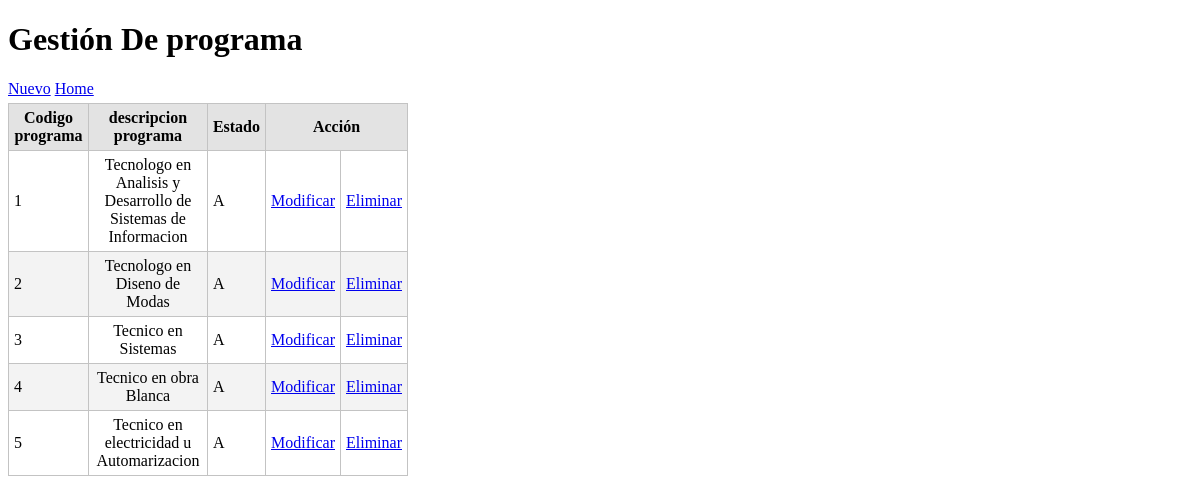
The page /programa/index.php on the database its author committed.
### tables this page shows
CREATE TABLE IF NOT EXISTS `programa` (
  `cod_prog` varchar(60) NOT NULL DEFAULT '',
  `desc_prog` varchar(120) DEFAULT NULL,
  `estado` varchar(20) NOT NULL,
  PRIMARY KEY (`cod_prog`)
);

### programa/view/viewClass.php (called while the page is built, shortened)
<?php
class  viewCLass{
	static public function renderHTML($view, $args = NULL){
	include_once 'template/'.$view;
	}
}
?>

### librerias/dataBaseClass.php (called while the page is built, shortened)
<?php
class dataBaseClass {
  static private $host = 'localhost';
  static private $port = 3306,
          $dbname = 'bd_dersercion',
          $user = 'root',
          $password = '',
          $driver = 'mysql',
          $instance = NULL;
  static public function getInstance() {
    return self::$instance;
  }
  static private function connect() {
    try {
      $dsn = self::$driver
              . ':host='. self::$host
              . ';port=' . self::$port
              . ';dbname=' . self::$dbname;
      self::$instance = new PDO($dsn, self::$user, self::$password);
      return true;
    } catch (PDOException $e) {
      echo $e->getMessage();
    }
  }
}

### programa/model/modelClass.php (called while the page is built, shortened)
<?php
class modelClass {
    static public function getAll() {
        try {
            $sql = 'SELECT programa.cod_prog,  programa.desc_prog, programa.estado  FROM programa';
            return dataBaseClass::getinstance()->query($sql)->fetchAll(PDO::FETCH_ASSOC);
        } catch (PDOException $e) {
            return $e;
        }
    }
}
?>

### programa/view/template/index.php (the view, shortened to what this page needs)
<!DOCTYPE html>
<html lang="es">
    <head>
        <link rel="stylesheet" media="screen" href="css/main.css">
    </head>
    <body>
        <h1>Gestión De programa</h1>
        <div id="lnkNuevo">
            <a href="index.php?action=create">Nuevo</a>
            <td><a href="/mitaller" title="Regresar al inicio">Home</a></td>
        </div>
        <table id="tblContenido">
            <thead>
                <tr>
                    <th>Codigo programa</th>
                    <th>descripcion programa</th>
                    <th>Estado</th>
                    <th colspan="2">Acción</th>
                </tr>
            </thead>
            <tbody>
                <?php foreach ($datos as $row): ?>
                    <tr>
                        <td><?php echo $row['cod_prog']; ?></td>
                        <td><?php echo $row['desc_prog']; ?></td>
                        <td><?php echo $row['estado']; ?></td>
                        <td><a href="index.php?action=update&amp;id=<?php echo $row['cod_prog'] ?>">Modificar</a></td>
                        <td><a  href="index.php?action=delete&amp;id=<?php echo $row['cod_prog'] ?>">Eliminar</a></td>
                    </tr>
                <?php endforeach ?>
            </tbody>
        </table>
    </body>
</html>

### programa/css/main.css (style rules this page uses)
#lnkNuevo { margin-bottom: 5px; }
#tblContenido { border: solid #c3c3c3 1px; width: 400px; border-spacing: 0px; border-collapse: collapse; }
#tblContenido thead tr th { background-color: #e3e3e3; }
#tblContenido tbody tr td, #tblContenido thead tr th { margin: 0px; padding: 0px; border: solid #c3c3c3 1px; padding: 5px; }
#tblContenido tbody tr:nth-child(2n) { background-color: #f3f3f3; }
#tblContenido tbody tr td:last-child, #tblContenido tbody tr td:nth-child(2) { text-align: center; }

### rows shown on the page
programa: cod_prog "1", desc_prog "Tecnologo en Analisis y Desarrollo de Sistemas de Informacion", estado "A"
programa: cod_prog "2", desc_prog "Tecnologo en Diseno de Modas", estado "A"
programa: cod_prog "3", desc_prog "Tecnico en Sistemas", estado "A"
programa: cod_prog "4", desc_prog "Tecnico en obra Blanca", estado "A"
programa: cod_prog "5", desc_prog "Tecnico en electricidad u Automarizacion", estado "A"
